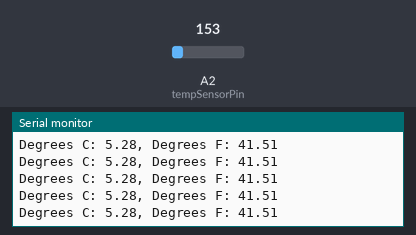
A sketch run on a simulated Arduino Uno, built with avr-gcc and run on an emulated ATmega328P. On the bench: the last lines printed to the serial monitor. Inputs (shaded band) come from the test bench; at power-on: A2 (tempSensorPin) = 153.

Above: at 2.7 s.
2.8 s: A2 (tempSensorPin) set to 175
At 2.84 s:
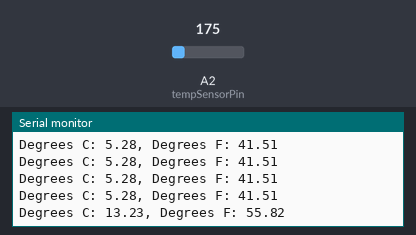
4.3 s: A2 (tempSensorPin) set to 154
At 4.35 s:
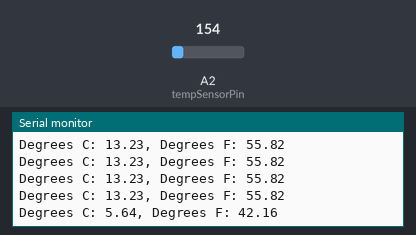
Timing chart, 0 to 7.3 s (numbered marks = the images above; inputs shaded):
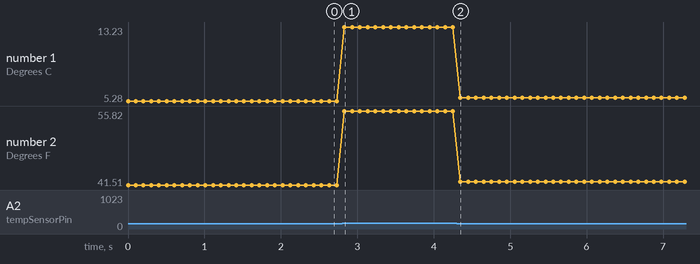

The sketch:

MWE_Ch07_Temperature.ino
```cpp
/*
Make: Wearable Electronics
 Temperature Sensor example
 */

// This is a reference voltage for your power supply.
// Measure it with a multimeter when running and change to the correct voltage.
float supplyVoltage = 3.7;

int tempSensorPin = A2;
int tempSensorValue;
float tempSensorVoltage;

// the setup routine runs once when you press reset:
void setup() {
  // initialize serial communication at 9600 bits per second:
  Serial.begin(9600);
}

void loop() {
  // read the temperature sensor value
  tempSensorValue = analogRead(tempSensorPin);

  // convert the reading to voltage based off the reference voltage
  float tempSensorVoltage = (tempSensorValue * supplyVoltage)/1024.0;

  // convert the reading to Celsius
  // converting from 10 mv per degree with 500 mV offset
  float temperatureC = (tempSensorVoltage - 0.5) * 100;
  // to degrees ((tempSensorVoltage - 500mV) times 100)

  // print in Celsius
  Serial.print("Degrees C: ");
  Serial.print(temperatureC);

  // convert to Fahrenheit
  float temperatureF = (temperatureC * 9.0 / 5.0) + 32.0;

  // print in Fahrenheit
  Serial.print(", Degrees F: ");
  Serial.println(temperatureF);

  delay(100);
}
```

Measured:
- after the input at 2.8 s, the serial monitor: prints a new line at once (image 1)
- after the input at 4.3 s, the serial monitor: prints a new line after 0.05 s (image 2)
- plotted number 1: 5.28 → 13.23 after the input at 2.8 s, 13.23 → 5.64 after the input at 4.3 s
- plotted number 2: 41.51 → 55.82 after the input at 2.8 s, 55.82 → 42.16 after the input at 4.3 s
